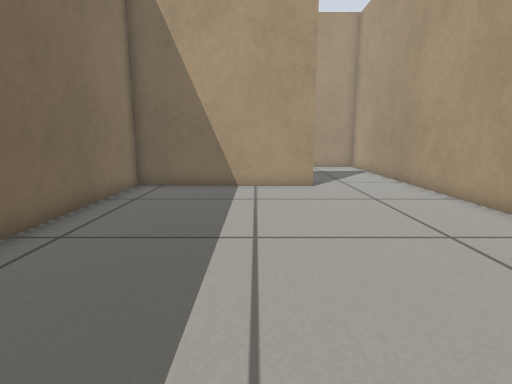
View 1 (above)

14 first-person views from a walk through a robot-simulator world made for Gazebo. The camera is 0.5 m above the floor, tilts 10° down and sees 80° across. The floor is counted in squares, 0.25 m on a side. Each view is taken from the middle of a square. On the plan, view 1 faces up. The plan holds only what a view shows up to about 17 squares ahead; the rest is blank.

View 2
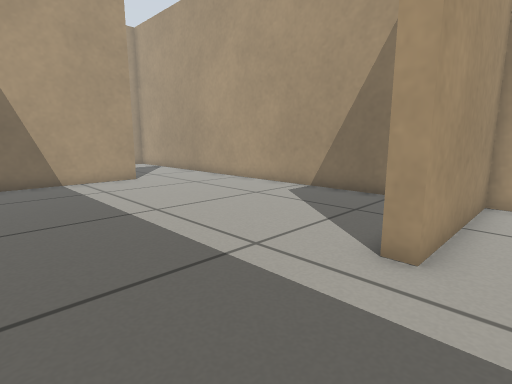

View 3
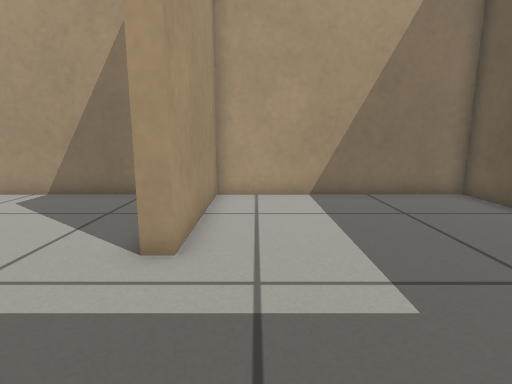

View 4
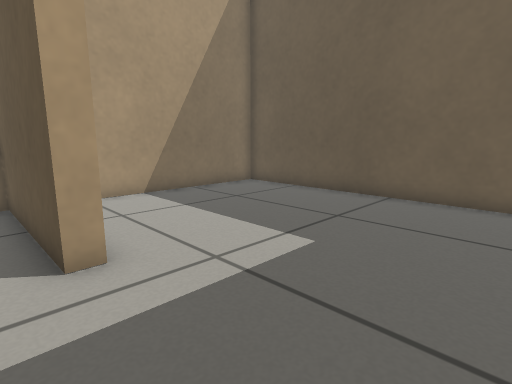

View 5
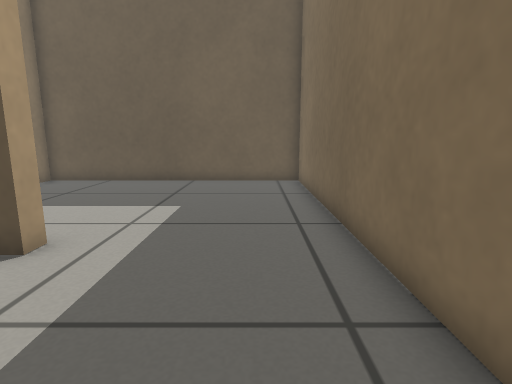

View 6
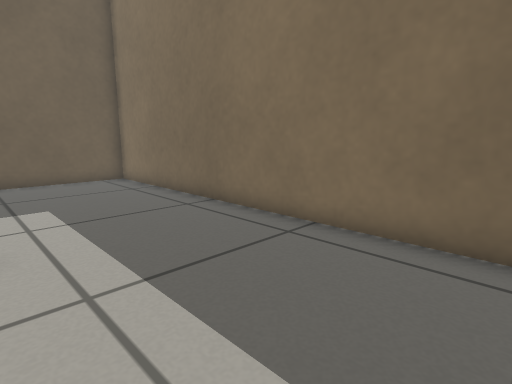

View 7
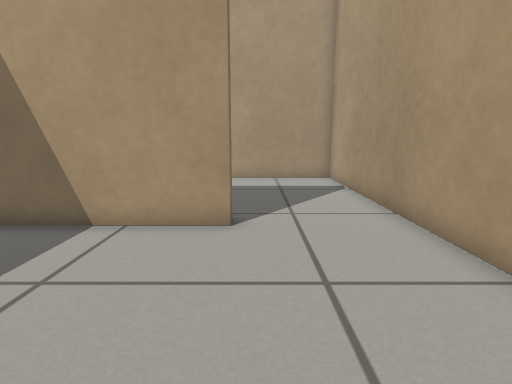

View 8
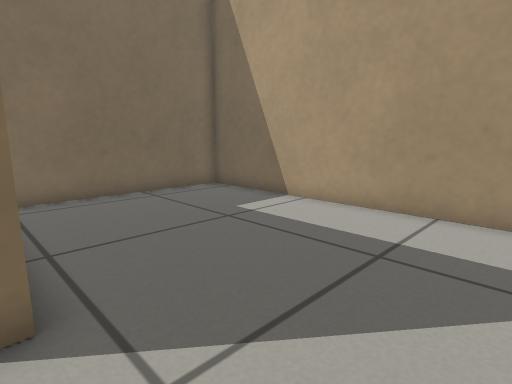

View 9
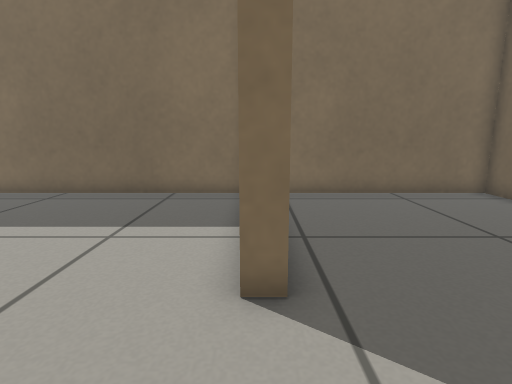

View 10
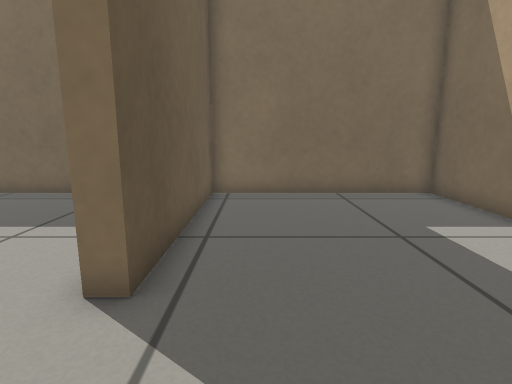

View 11
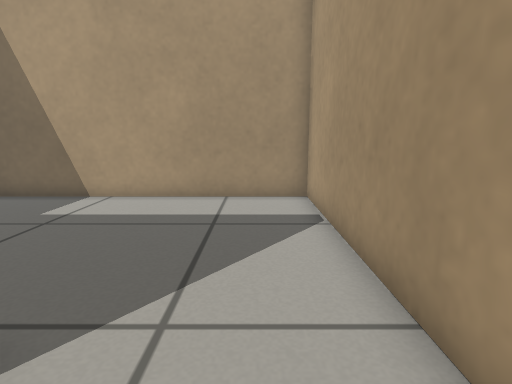

View 12
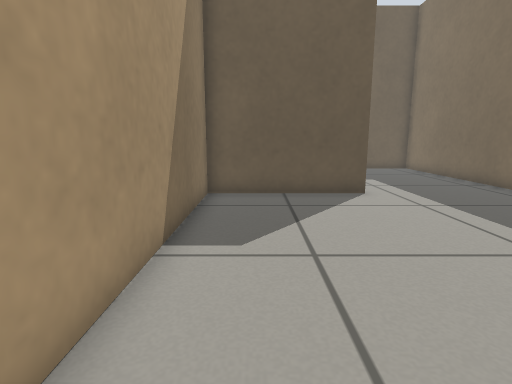

View 13
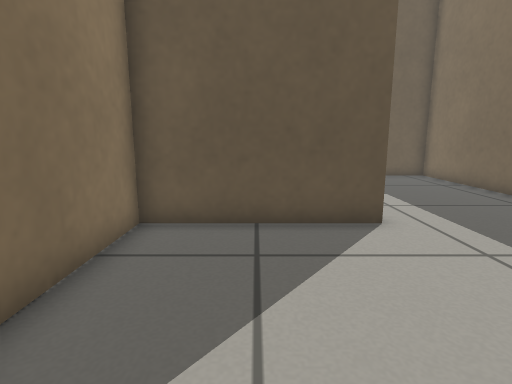

View 14
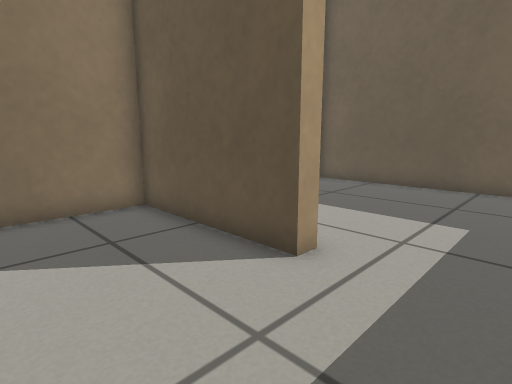

### Floor plan
Ten units are one square. View 1 is at (0, 0); x grows to the right and y downward. Boxes are objects, and circles mark ways between rooms. Rooms are numbered by the first view taken in them; rooms with no view inside come last. Other rooms are left out.
<svg viewBox="-55 -219 128 318">
<path fill="none" stroke="#000" d="M-50 -6 -50 94 68 94 68 6 10 6 10 0M24 -128 -50 -128 -50 -6M10 0 68 0 68 -124M68 -124 68 -214 -50 -214 -50 -134 24 -134 24 -128"/>
<circle cx="-15" cy="0" r="3" fill="#2a7"/>
<circle cx="45" cy="-130" r="3" fill="#2a7"/>
<text x="10" y="50">1</text>
<text x="10" y="-70">2</text>
<text x="10" y="-170">3</text>
</svg>
Room 1 opens to room 2. Room 2 opens to room 3.

Where each view was taken, in squares from view 1:
view 1: 0 up, 0 right, facing up
view 2: 2 down, 4 left, facing up-right
view 3: 2 down, 4 left, facing right
view 4: 1 up, 4 left, facing down-right
view 5: 5 up, 3 left, facing down
view 6: 6 up, 1 right, facing down-left
view 7: 6 up, 3 right, facing up
view 8: 13 up, 6 right, facing up-left
view 9: 13 up, 6 right, facing left
view 10: 15 up, 6 right, facing left
view 11: 11 up, 5 right, facing up
view 12: 11 up, 5 right, facing down
view 13: 7 up, 4 right, facing down
view 14: 4 up, 2 left, facing down-right
